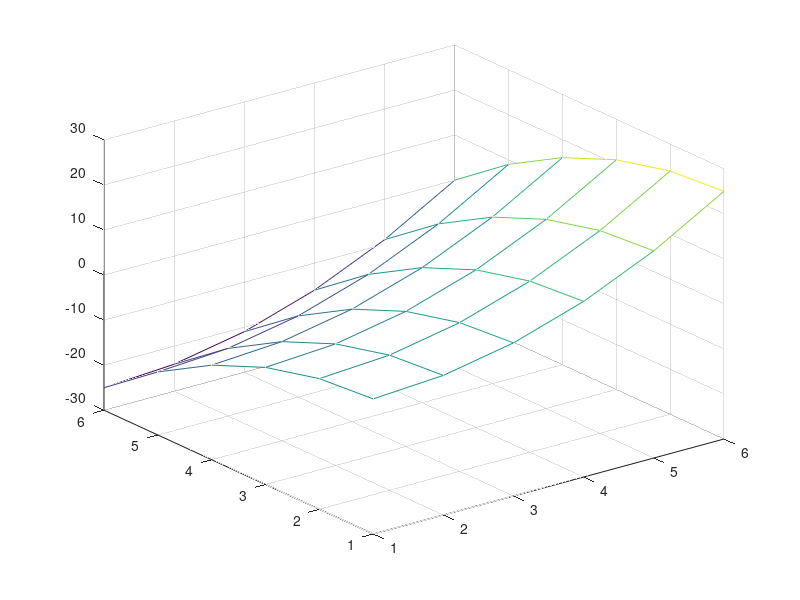

The MATLAB script that drew this image:
[x y ] = meshgrid(-8 : 0.5 : 8);
r = sqrt(x.^2 + y.^2) + eps;
z = sin(r) ./ r;
[x y] = meshgrid(0:5);
z = x.^2 - y.^2;
mesh(z)
